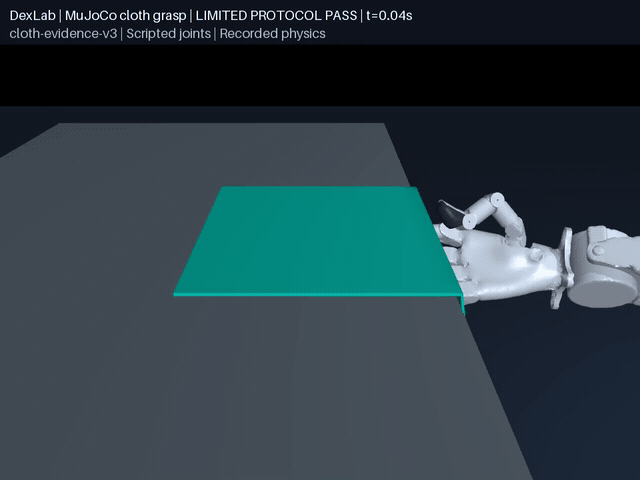
#> input picture demos/cloth-folding/media/compliance-grasp.gif, 640 x 480 px
$ python plot_visual_summary.py
#> lines starting #> are read from the running program, lines starting #| are printed output that depends on the picture
### scripts/visual_research.py
"""Validate and publish measured replay data. This module never advances physics."""

import argparse
import gzip
import hashlib
import itertools
import json
from pathlib import Path

ROOT = Path(__file__).resolve().parents[1]
COLORS = {
    "MuJoCo": "#0072B2",
    "SuperDex": "#009E73",
    "Genesis": "#CC79A7",
    "Newton Physics": "#D55E00",
    "PhysX": "#E69F00",
    "Drake": "#6B5B95",
}


def digest(path):
    with Path(path).open("rb") as stream:
        return hashlib.file_digest(stream, "sha256").hexdigest()


# [119 lines left out: functions write_json, nearest_indices, validate_bundle, not called in this run]


def read_bundle(path):
    payload = Path(path).read_bytes()
    return json.loads(
        gzip.decompress(payload) if str(path).endswith(".gz") else payload
    )


# [68 lines left out: function check, not called in this run]


# [3 lines that do not run on import are left out]

### scripts/plot_visual_summary.py
"""Readable static summaries of original normal plateaus and recorded pinch frames."""

from pathlib import Path

import matplotlib

matplotlib.use("Agg")
import matplotlib.pyplot as plt
import numpy as np
from matplotlib import font_manager
from PIL import Image
from visual_research import ROOT, read_bundle


def main():
    with Image.open(ROOT / "demos/cloth-folding/media/compliance-grasp.gif") as cloth:
#> cloth is the input picture: PIL image 640x480 P; mean R, G, B, A 43.9, 62.3, 69.9, 255
        cloth.seek(cloth.n_frames // 2)
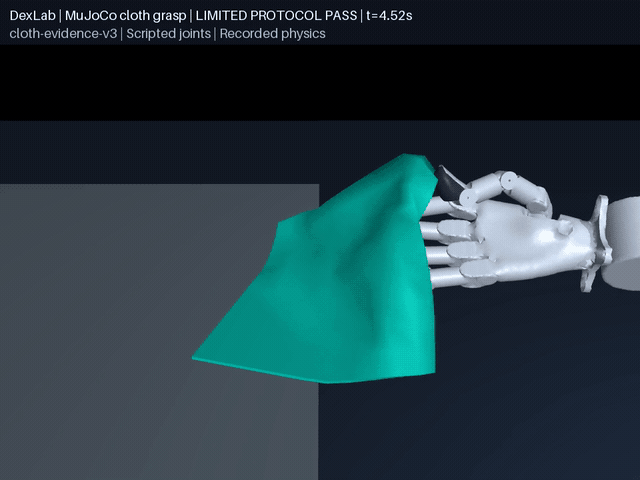
#> cloth: PIL image 640x480 RGBA; mean R, G, B, A 36.8, 59.3, 66.6, 255
        cloth.convert("RGB").save(ROOT / "docs/evidence/visual/cloth-poster.png")
    posters = [
        Image.open(ROOT / f"docs/evidence/visual/pinch-dev-cap-{cap}.png")
        for cap in ("0.4", "0.8")
    ]
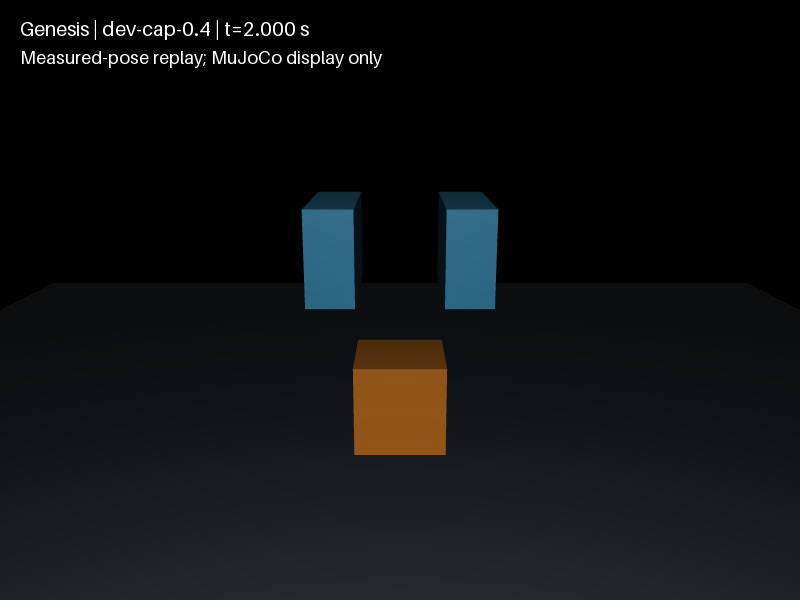
#> input picture docs/evidence/visual/pinch-dev-cap-0.4.png, 800 x 600 px
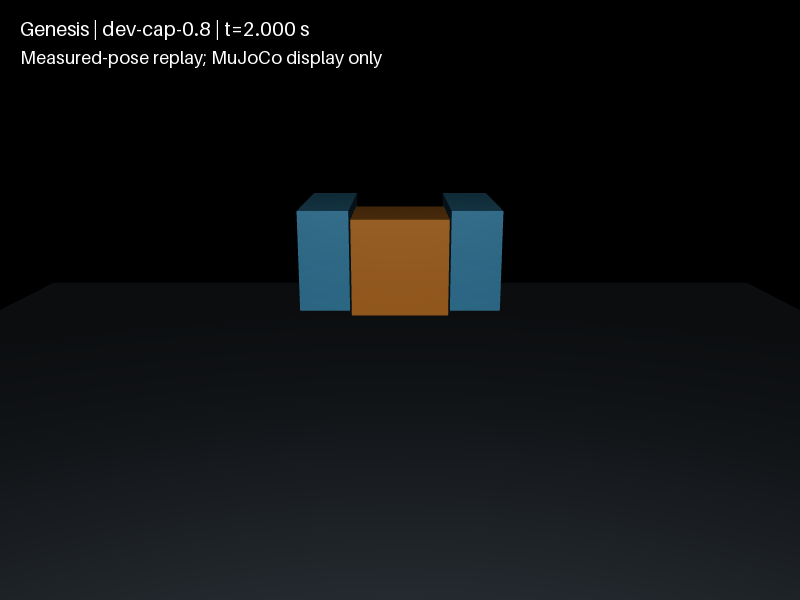
#> input picture docs/evidence/visual/pinch-dev-cap-0.8.png, 800 x 600 px
#> posters = 2 items
    combined = Image.new(
        "RGB", (sum(p.width for p in posters), max(p.height for p in posters))
    )
#> combined: PIL image 1600x600 RGB; every value is 0
    offset = 0
    for poster in posters:
        combined.paste(poster, (offset, 0))
        offset += poster.width
        poster.close()
#> this loop made 2 passes
#> offset on passes 1 to 2: 800, 1600
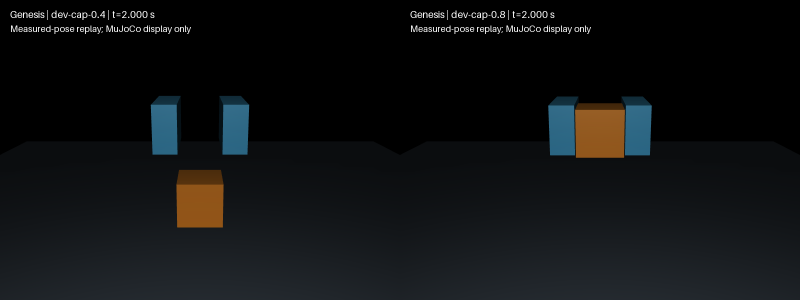
#> combined: PIL image 1600x600 RGB (shown at 1/2 size); mean R, G, B 15.8, 17.6, 18.8
#> after the loop, offset = 1600
    combined.save(ROOT / "docs/evidence/visual/pinch-summary.png")
    data = read_bundle(ROOT / "docs/evidence/visual/normal-calibration.json.gz")
    font = Path("/usr/share/fonts/opentype/noto/NotoSansCJK-Regular.ttc")
    if not font.exists():
        raise RuntimeError("Install Noto Sans CJK for bilingual figure export")
    font_manager.fontManager.addfont(str(font))
    for language in ("zh", "en"):
        zh = language == "zh"
        with plt.rc_context(
            {
                "font.family": "Noto Sans CJK JP" if zh else "DejaVu Sans",
                "font.size": 12,
                "svg.hashsalt": "dexlab-visual-v1",
            }
        ):
            fig, ax = plt.subplots(figsize=(8.5, 4.5))
            target = np.array([0.0, 0.3])
            ax.plot(
                target,
                target * 20,
                "k--",
                label="合成目标：20 kN/m" if zh else "Synthetic target: 20 kN/m",
            )
            for i, series in enumerate(data["series"]):
                plateaus = series["score"]["metrics"]["plateaus"]
                x = [
                    p["indentation_mean_m"] * 1000 for p in plateaus if p["load_n"] > 0
                ]
                y = [p["contact_force_mean_n"] for p in plateaus if p["load_n"] > 0]
                labels = (
                    ["初始配置：约 80 kN/m", "校准配置：约 20 kN/m"]
                    if zh
                    else ["Initial: about 80 kN/m", "Calibrated: about 20 kN/m"]
                )
                ax.plot(
                    x,
                    y,
                    ["o-", "s--"][i],
                    color="#0072B2",
                    label=labels[i],
                    lw=2,
                )
            ax.set(
                xlabel="稳态压入量 (mm)" if zh else "Steady indentation (mm)",
                ylabel="法向接触力 (N)" if zh else "Normal contact force (N)",
                title="同一 MuJoCo 场景：参数改变有效响应"
                if zh
                else "Same MuJoCo fixture: parameters change effective response",
            )
            ax.grid(alpha=0.2)
            ax.legend(fontsize=10, loc="lower right")
            ax.set_xlim(left=0)
            ax.set_ylim(bottom=0)
            fig.text(
                0.5,
                0.015,
                "40 mm · 0.2 kg · 0.5 ms；历史协议，非真实材料标定"
                if zh
                else "40 mm · 0.2 kg · 0.5 ms; historical protocol, not real-material calibration",
                ha="center",
                fontsize=10,
            )
            fig.tight_layout(rect=(0, 0.05, 1, 1))
            for suffix in ("svg", "png"):
                fig.savefig(
                    ROOT / f"docs/evidence/visual/normal-summary.{language}.{suffix}",
                    dpi=160,
                    metadata={"Date": None} if suffix == "svg" else None,
                )
            plt.close(fig)
    # Matplotlib adds trailing spaces inside SVG path attributes. Keep generated
    # figures compatible with the repository's whitespace gate.
    for path in (ROOT / "docs/evidence/visual").glob("*.svg"):
        path.write_text(
            "\n".join(line.rstrip() for line in path.read_text().splitlines()) + "\n"
        )


if __name__ == "__main__":
#> (the run stopped early here; a loop or call above may not have finished)
